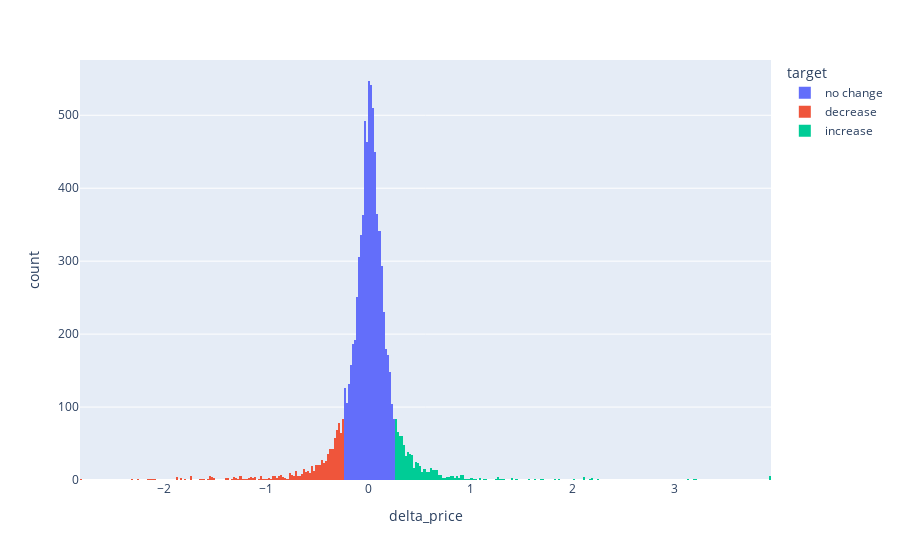

The cell this chart's notebook holds for it:
### Code cell
import plotly.express as px
px.histogram(twitter_df,x='delta_price',color='target')

### Figure 1 — Plotly figure (JSON) as saved in the notebook; plotly's stock layout.template omitted (floating-point values rounded to 4 significant figures; data arrays with more than 128 entries replaced by an {"elided": "..."} marker saying what was removed)
{"data": [{"alignmentgroup": "True", "bingroup": "x", "hovertemplate": "target=no change<br>delta_price=%{x}<br>count=%{y}<extra></extra>", "legendgroup": "no change", "marker": {"color": "#636efa"}, "name": "no change", "offsetgroup": "no change", "orientation": "v", "showlegend": true, "type": "histogram", "x": {"elided": "7079 float values"}, "xaxis": "x", "yaxis": "y"}, {"alignmentgroup": "True", "bingroup": "x", "hovertemplate": "target=decrease<br>delta_price=%{x}<br>count=%{y}<extra></extra>", "legendgroup": "decrease", "marker": {"color": "#EF553B"}, "name": "decrease", "offsetgroup": "decrease", "orientation": "v", "showlegend": true, "type": "histogram", "x": {"elided": "875 float values"}, "xaxis": "x", "yaxis": "y"}, {"alignmentgroup": "True", "bingroup": "x", "hovertemplate": "target=increase<br>delta_price=%{x}<br>count=%{y}<extra></extra>", "legendgroup": "increase", "marker": {"color": "#00cc96"}, "name": "increase", "offsetgroup": "increase", "orientation": "v", "showlegend": true, "type": "histogram", "x": {"elided": "767 float values"}, "xaxis": "x", "yaxis": "y"}], "layout": {"barmode": "relative", "legend": {"title": {"text": "target"}, "tracegroupgap": 0}, "margin": {"t": 60}, "xaxis": {"anchor": "y", "domain": [0, 1], "title": {"text": "delta_price"}}, "yaxis": {"anchor": "x", "domain": [0, 1], "title": {"text": "count"}}}}
